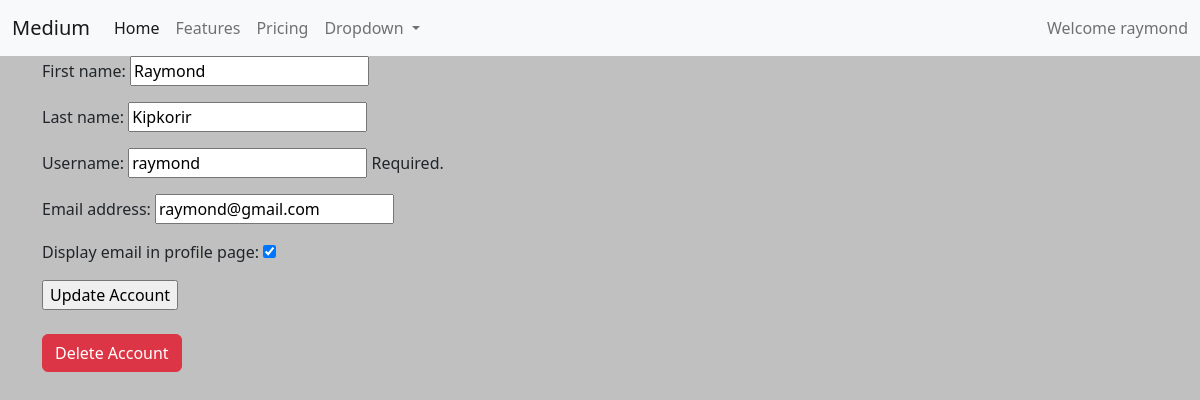
The app's page /edit_user/12/ (signed in) with its own data.
### users/models.py (models this page shows, shortened)
class User(AbstractBaseUser,PermissionsMixin):
    username_validator = ASCIIUsernameValidator()
    username = models.CharField(
        _("username"),
        max_length=150,
        unique=True,
        help_text=_(
            "Required."
        ),
        validators=[username_validator],
        error_messages={
            "unique": _("A user with that username already exists."),
        },
    )
    first_name = models.CharField(_("first name"), max_length=150)
    last_name = models.CharField(_("last name"), max_length=150)
    email = models.EmailField(_("email address"))
    email_displayed = models.BooleanField(default=False)
    is_staff = models.BooleanField(
        _("staff status"),
        default=False,
        help_text=_("Designates whether the user can log into this admin site."),
    )
    is_active = models.BooleanField(
        _("active"),
        default=True,
        help_text=_(
            "Designates whether this user should be treated as active. "
            "Unselect this instead of deleting accounts."
        ),
    )
    date_joined = models.DateTimeField(_("date joined"), default=timezone.now)
    objects = UserManager()
    EMAIL_FIELD = "email"
    USERNAME_FIELD = "username"
    REQUIRED_FIELDS = ["email"]

### users/views.py (the view)
# urls.py: path("edit_user/<int:pk>/",views.EditUser.as_view(), name = "edit_user"),
class EditUser(SuccessMessageMixin, LoginRequiredMixin,UpdateView):
    model = User
    template_name = "registration/edit_user.html"
    form_class = EditForm
    success_message = "Account updated successfully"

### users/forms.py
class EditForm(forms.ModelForm):
    email_displayed = forms.BooleanField(label = "Display email in profile page", required=False)
    class Meta:
        model = User
        fields = ['first_name','last_name','username','email',"email_displayed"]

### users/templates/registration/edit_user.html (shortened to what this page needs)
{% extends 'base.html' %}
{% block content %}
<form action="" method="post">
    {{ form.as_p }}
    <input type="submit" value = "Update Account">
</form>
<br>
<a href="{% url 'users:delete_user' user.id %}"><button class = "btn btn-danger">Delete Account</button> </a>
{% endblock content %}

### templates/navbar.html (shortened to what this page needs)
{% url 'posts:home' as home %}
<nav class="navbar navbar-expand-lg bg-light">
    <div class="container-fluid">
      <a class="navbar-brand" href="{{ home }}">Medium</a>
      <div class="collapse navbar-collapse" id="navbarText">
        <ul class="navbar-nav me-auto mb-2 mb-lg-0">
          <li class="nav-item">
            <a class="nav-link active" aria-current="page" href="{{home}}">Home</a>
          </li>
          <li class="nav-item">
            <a class="nav-link" href="#">Features</a>
          </li>
          <li class="nav-item">
            <a class="nav-link" href="#">Pricing</a>
          </li>
          {% if user.is_authenticated %}
          <li class="nav-item dropdown">
            <a class="nav-link dropdown-toggle" href="#" id="navbarDropdown" role="button" data-bs-toggle="dropdown" aria-expanded="false">
              Dropdown
            </a>
          </li>
          {% endif %}
        </ul>
        <span class="navbar-text">
           Welcome {{user}}
        </span>
      </div>
    </div>
  </nav>

### templates/base.html (style rules this page uses)
body { background-color:silver; }

### records on screen
User: username "raymond", first_name "Raymond", last_name "Kipkorir", email "raymond@gmail.com", email_displayed "☑"
